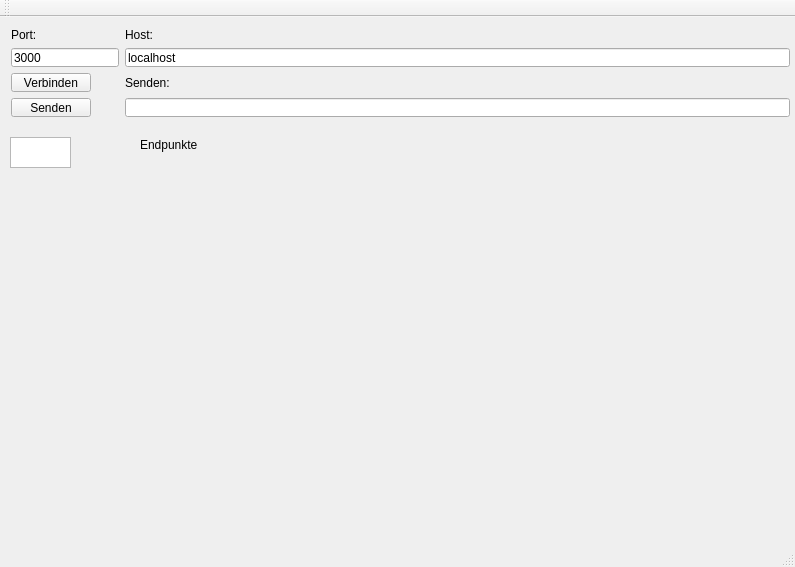
<?xml version="1.0" encoding="UTF-8"?>
<ui version="4.0">
 <class>MainWindow</class>
 <widget class="QMainWindow" name="MainWindow">
  <property name="geometry">
   <rect>
    <x>0</x>
    <y>0</y>
    <width>795</width>
    <height>567</height>
   </rect>
  </property>
  <property name="windowTitle">
   <string>HomeAutomation UI Prototype</string>
  </property>
  <property name="windowIcon">
   <iconset>
    <normaloff>yellow-home-16_0.ico</normaloff>yellow-home-16_0.ico</iconset>
  </property>
  <widget class="QWidget" name="centralWidget">
   <widget class="QWidget" name="gridLayoutWidget">
    <property name="geometry">
     <rect>
      <x>0</x>
      <y>0</y>
      <width>801</width>
      <height>111</height>
     </rect>
    </property>
    <layout class="QFormLayout" name="formLayout">
     <item row="1" column="0">
      <widget class="QLabel" name="label">
       <property name="text">
        <string>Port:</string>
       </property>
      </widget>
     </item>
     <item row="1" column="1">
      <widget class="QLabel" name="label_2">
       <property name="text">
        <string>Host:</string>
       </property>
      </widget>
     </item>
     <item row="2" column="0">
      <widget class="QLineEdit" name="lePort">
       <property name="text">
        <string>3000</string>
       </property>
      </widget>
     </item>
     <item row="2" column="1">
      <widget class="QLineEdit" name="leHost">
       <property name="text">
        <string>localhost</string>
       </property>
      </widget>
     </item>
     <item row="3" column="0">
      <widget class="QPushButton" name="buConnect">
       <property name="text">
        <string>Verbinden</string>
       </property>
      </widget>
     </item>
     <item row="3" column="1">
      <widget class="QLabel" name="label_3">
       <property name="text">
        <string>Senden:</string>
       </property>
      </widget>
     </item>
     <item row="4" column="0">
      <widget class="QPushButton" name="buSend">
       <property name="text">
        <string>Senden</string>
       </property>
      </widget>
     </item>
     <item row="4" column="1">
      <widget class="QLineEdit" name="leToSend"/>
     </item>
    </layout>
   </widget>
   <widget class="QLabel" name="label_4">
    <property name="geometry">
     <rect>
      <x>140</x>
      <y>120</y>
      <width>71</width>
      <height>16</height>
     </rect>
    </property>
    <property name="text">
     <string>Endpunkte</string>
    </property>
   </widget>
   <widget class="QTableView" name="tableEndpoints">
    <property name="enabled">
     <bool>true</bool>
    </property>
    <property name="geometry">
     <rect>
      <x>10</x>
      <y>120</y>
      <width>61</width>
      <height>31</height>
     </rect>
    </property>
   </widget>
   <widget class="QWidget" name="gridLayoutWidget_2">
    <property name="geometry">
     <rect>
      <x>10</x>
      <y>160</y>
      <width>761</width>
      <height>351</height>
     </rect>
    </property>
    <layout class="QGridLayout" name="grid_endpointWidgets"/>
   </widget>
  </widget>
  <widget class="QMenuBar" name="menuBar">
   <property name="geometry">
    <rect>
     <x>0</x>
     <y>0</y>
     <width>795</width>
     <height>21</height>
    </rect>
   </property>
  </widget>
  <widget class="QToolBar" name="mainToolBar">
   <attribute name="toolBarArea">
    <enum>TopToolBarArea</enum>
   </attribute>
   <attribute name="toolBarBreak">
    <bool>false</bool>
   </attribute>
  </widget>
  <widget class="QStatusBar" name="statusBar"/>
 </widget>
 <layoutdefault spacing="6" margin="11"/>
 <resources/>
 <connections/>
</ui>
